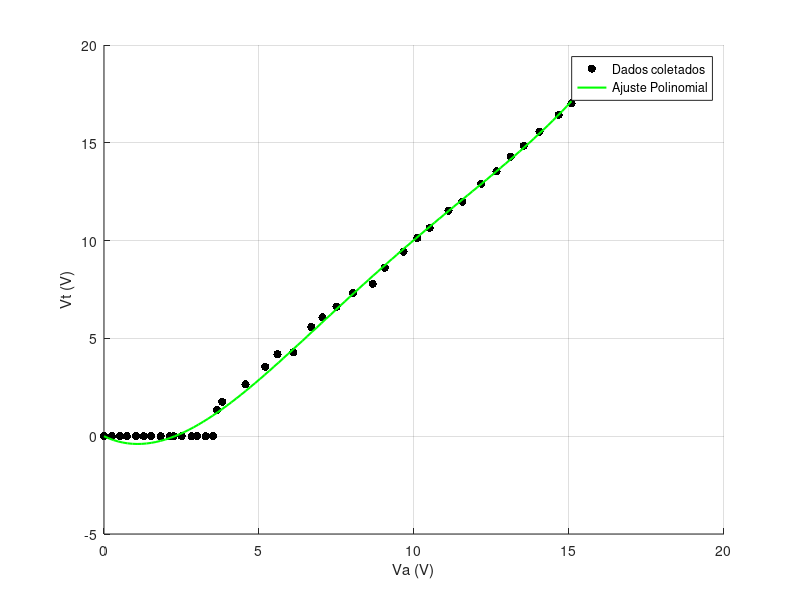
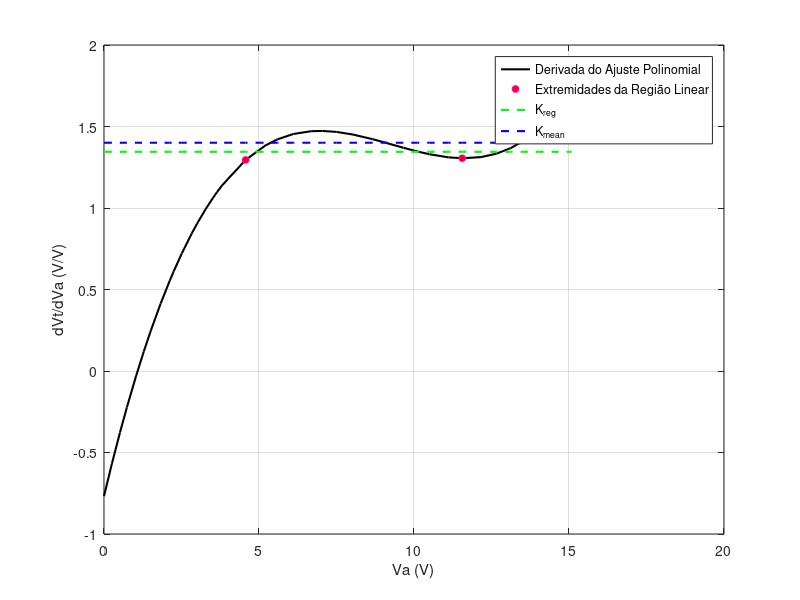
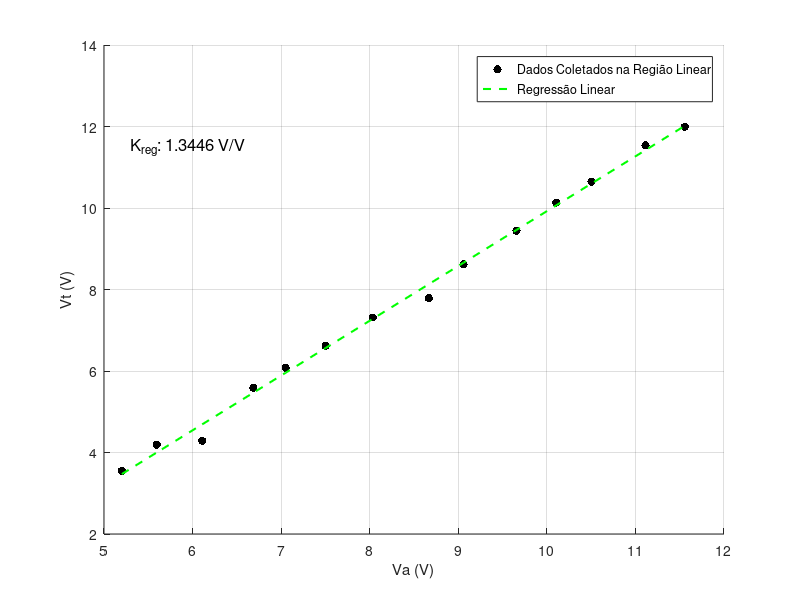

MATLAB code for these plots, in order:
% Dados fornecidos
Va = [0, 0.25389, 0.51509, 0.73795, 1.034, 1.2853, 1.5169, 1.8265, 2.1185, 2.2494, ...
    2.5072, 2.825, 2.9996, 3.2805, 3.5183, 3.6466, 3.8122, 4.5664, 5.2013, 5.5958, ...
    6.1087, 6.686, 7.0504, 7.5012, 8.0346, 8.667, 9.0595, 9.6568, 10.104, 10.504, ...
    11.115, 11.558, 12.166, 12.659, 13.117, 13.54, 14.051, 14.668, 15.081];
Vt = [0, 0, 0, 0, 0, 0, 0, 0, 0, 0, 0, 0, 0, 0, 0, 1.349, 1.7588, 2.6537, 3.5481, 4.1944, ...
    4.2889, 5.5879, 6.0775, 6.6157, 7.3138, 7.78788, 8.615, 9.4409, 10.133, 10.646, ...
    11.536, 11.993, 12.905, 13.544, 14.291, 14.845, 15.572, 16.428, 17.012];

% Grau do polinômio
n = 4; % Ajuste conforme necessário

% Construir a matriz A para o ajuste polinomial
A = zeros(length(Va), n); % Inicializa a matriz A com zeros
for i = 1:n
    A(:, i) = Va'.^(n-i+1); % Preenche cada coluna com Va^n, Va^(n-1), ..., Va^1
end

% Solução do sistema normal para mínimos quadrados
x = (A' * A) \ (A' * Vt'); % Vetor de coeficientes

% Exibir os coeficientes ajustados
disp('Coeficientes do polinômio ajustado:')
disp(x')

% Gerar uma curva para visualização do ajuste
Va_plot = linspace(min(Va), max(Va), 100);
Vt_fit = polyval([x' 0], Va_plot);

% Plotar os pontos de dados e o ajuste
figure;
scatter(Va, Vt, 'filled', 'MarkerFaceColor', 'k', 'DisplayName', 'Dados coletados');
hold on;
plot(Va_plot, Vt_fit, 'g-', 'LineWidth', 1.5, 'DisplayName', 'Ajuste Polinomial');
xlabel('Va (V)');
ylabel('Vt (V)');
legend show;
grid on;

% Passo 3: Calcular a derivada do polinômio ajustado
p = x;
dp = polyder([p' 0]); % Derivada do polinômio ajustado
dVt_dVa = polyval(dp, Va); % Avaliação da derivada ao longo de Va

% Plotando a derivada para identificar a região linear
figure;
plot(Va, dVt_dVa, 'k-', 'LineWidth', 1.5, 'DisplayName', 'Derivada do Ajuste Polinomial');
xlabel('Va (V)');
ylabel('dVt/dVa (V/V)');
grid on;
hold on;

% Filtrar os dados para a região linear (4.57 <= Va <= 11.27)
Va_linear = Va(Va >= 4.57 & Va <= 11.558);
Vt_linear = Vt(Va >= 4.57 & Va <= 11.558);

% Realizar a regressão linear na região linear
p_linear = polyfit(Va_linear, Vt_linear, 1);

% Exibir a inclinação da reta (coeficiente angular)
disp('Inclinação da reta na região linear (4.57 V <= Va <= 11.558 V):');
disp(p_linear(1));

% Avaliar os pontos das extremidades no polinômio
Va_extremidades = [4.57, 11.558];
dVt_dVa_extremidades = polyval(dp, Va_extremidades);

% Plotar os pontos que representam as extremidades da região linear
plot(Va_extremidades, dVt_dVa_extremidades, ...
     'mo', 'MarkerFaceColor', 'r', 'MarkerSize', 5, 'DisplayName', 'Extremidades da Região Linear');

legend show;

% Plotar a reta constante da inclinação sobre a derivada
plot(Va, p_linear(1)*ones(size(Va)), 'g--', 'LineWidth', 1.5, 'DisplayName', 'K_{reg}');

derivada_regiao_linear = dVt_dVa(Va >= 4.57 & Va <= 11.558);
media = sum(derivada_regiao_linear)/length(derivada_regiao_linear);

plot(Va, media*ones(size(Va)), 'b--', 'LineWidth', 1.5, 'DisplayName', 'K_{mean}');

% Plotar a regressão linear na região linear
figure;
hold on;
scatter(Va_linear, Vt_linear, 'k', 'filled', 'DisplayName', 'Dados Coletados na Região Linear');
plot(Va_linear, polyval(p_linear, Va_linear), 'g--', 'LineWidth', 1.5, 'DisplayName', 'Regressão Linear');
text(5.3, 11.5, sprintf('K_{reg}: %.4f V/V', p_linear(1)), 'FontSize', 12, 'Color', 'k');
xlabel('Va (V)');
ylabel('Vt (V)');
legend show;
grid on;
